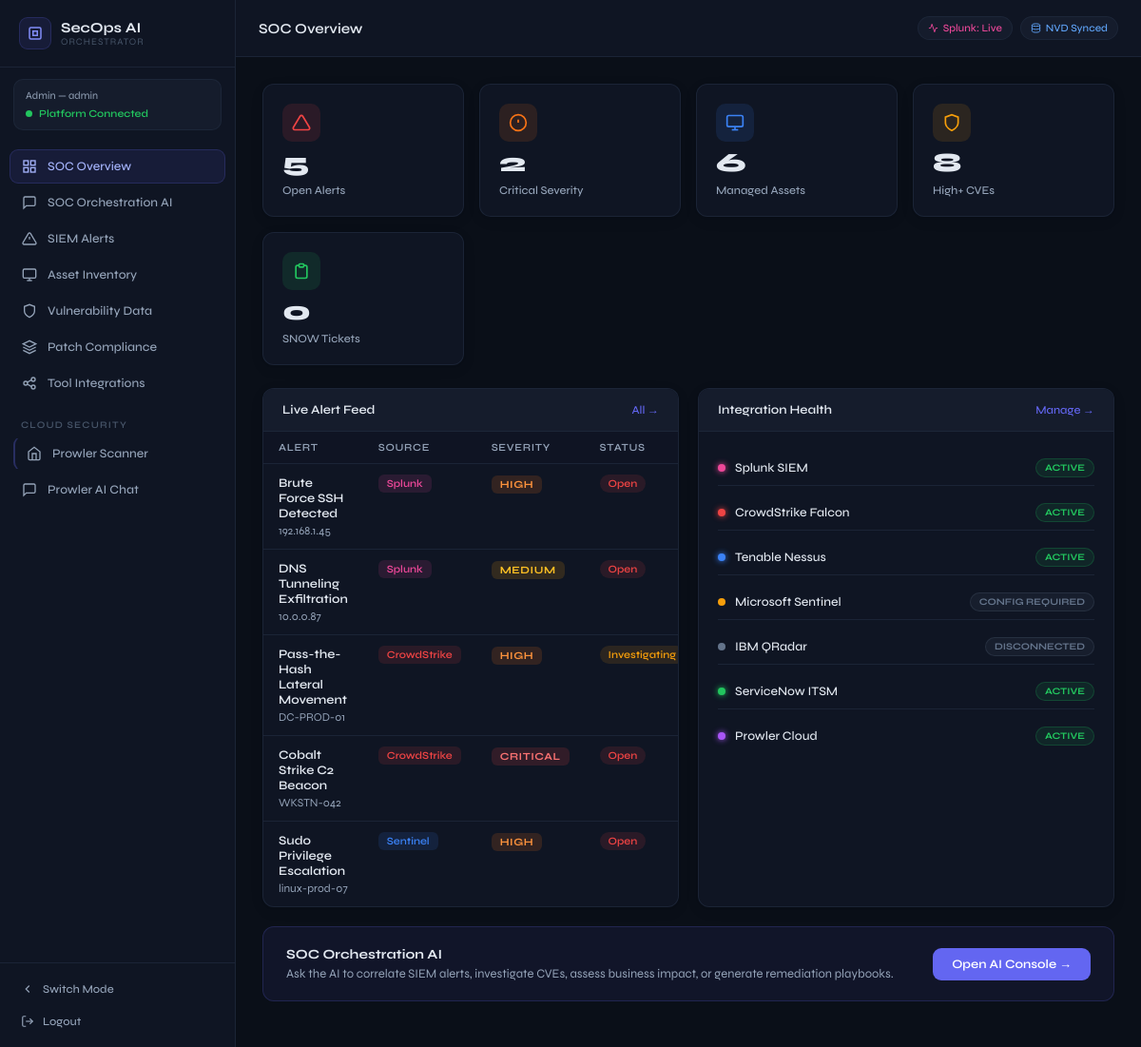
Screenshot of /org (signed in) with the database file from the repository.
### app.py (models this page shows, shortened)
class User(UserMixin, db.Model):
    id             = db.Column(db.Integer, primary_key=True)
    username       = db.Column(db.String(150), unique=True, nullable=False)
    password_hash  = db.Column(db.String(256), nullable=False)
    role           = db.Column(db.String(50), default='analyst')
    mode           = db.Column(db.String(20), default='individual')
    created_at     = db.Column(db.DateTime, default=datetime.utcnow)
    is_active_user = db.Column(db.Boolean, default=True)

class SIEMAlert(db.Model):
    id          = db.Column(db.Integer, primary_key=True)
    alert_id    = db.Column(db.String(50), unique=True, nullable=False)
    title       = db.Column(db.String(200), nullable=False)
    source      = db.Column(db.String(50))
    severity    = db.Column(db.String(20))
    status      = db.Column(db.String(20), default='Open')
    description = db.Column(db.Text)
    host        = db.Column(db.String(100))
    timestamp   = db.Column(db.DateTime, default=datetime.utcnow)

### app.py (the view)
@app.route('/org')
@login_required
def org_dashboard():
    session['mode'] = 'organization'
    return render_template('org/dashboard.html',
        alert_count   = SIEMAlert.query.filter_by(status='Open').count(),
        critical_count= SIEMAlert.query.filter_by(severity='Critical', status='Open').count(),
        asset_count   = Asset.query.count(),
        vuln_count    = Vulnerability.query.filter(Vulnerability.cvss_score >= 7.0).count(),
        ticket_count  = ServiceNowTicket.query.count(),
        recent_alerts = SIEMAlert.query.order_by(SIEMAlert.timestamp.desc()).limit(5).all())

### app.py (called while the page is built)
@login_manager.user_loader
def load_user(uid): return User.query.get(int(uid))

### templates/org/dashboard.html
{% extends "base.html" %}{% from "org/_nav.html" import org_nav %}
{% block title %}SecOps AI — SOC Overview{% endblock %}{% block page_title %}SOC Overview{% endblock %}
{% block sidebar_nav %}{{ org_nav('dashboard') }}{% endblock %}
{% block topbar_right %}<div class="topbar-badge badge-pink"><svg width="11" height="11" viewBox="0 0 24 24" fill="none" stroke="currentColor" stroke-width="2"><polyline points="22 12 18 12 15 21 9 3 6 12 2 12"/></svg>Splunk: Live</div><div class="topbar-badge badge-blue-dark"><svg width="11" height="11" viewBox="0 0 24 24" fill="none" stroke="currentColor" stroke-width="2"><ellipse cx="12" cy="5" rx="9" ry="3"/><path d="M21 12c0 1.66-4 3-9 3s-9-1.34-9-3"/><path d="M3 5v14c0 1.66 4 3 9 3s9-1.34 9-3V5"/></svg>NVD Synced</div>{% endblock %}
{% block content %}
<div class="stats-row">
  <div class="stat-card stat-card-dark"><div class="stat-icon stat-red"><svg width="20" height="20" viewBox="0 0 24 24" fill="none" stroke="currentColor" stroke-width="2"><path d="M10.29 3.86L1.82 18a2 2 0 001.71 3h16.94a2 2 0 001.71-3L13.71 3.86a2 2 0 00-3.42 0z"/></svg></div><div class="stat-value">{{ alert_count }}</div><div class="stat-label">Open Alerts</div></div>
  <div class="stat-card stat-card-dark"><div class="stat-icon stat-orange"><svg width="20" height="20" viewBox="0 0 24 24" fill="none" stroke="currentColor" stroke-width="2"><circle cx="12" cy="12" r="10"/><line x1="12" y1="8" x2="12" y2="12"/><line x1="12" y1="16" x2="12.01" y2="16"/></svg></div><div class="stat-value">{{ critical_count }}</div><div class="stat-label">Critical Severity</div></div>
  <div class="stat-card stat-card-dark"><div class="stat-icon stat-blue"><svg width="20" height="20" viewBox="0 0 24 24" fill="none" stroke="currentColor" stroke-width="2"><rect x="2" y="3" width="20" height="14" rx="2"/><line x1="8" y1="21" x2="16" y2="21"/><line x1="12" y1="17" x2="12" y2="21"/></svg></div><div class="stat-value">{{ asset_count }}</div><div class="stat-label">Managed Assets</div></div>
  <div class="stat-card stat-card-dark"><div class="stat-icon stat-amber"><svg width="20" height="20" viewBox="0 0 24 24" fill="none" stroke="currentColor" stroke-width="2"><path d="M12 22s8-4 8-10V5l-8-3-8 3v7c0 6 8 10 8 10z"/></svg></div><div class="stat-value">{{ vuln_count }}</div><div class="stat-label">High+ CVEs</div></div>
  <div class="stat-card stat-card-dark" style="grid-column:span 1"><div class="stat-icon stat-green"><svg width="20" height="20" viewBox="0 0 24 24" fill="none" stroke="currentColor" stroke-width="2"><path d="M9 5H7a2 2 0 00-2 2v12a2 2 0 002 2h10a2 2 0 002-2V7a2 2 0 00-2-2h-2"/><rect x="9" y="3" width="6" height="4" rx="1"/></svg></div><div class="stat-value">{{ ticket_count }}</div><div class="stat-label">SNOW Tickets</div></div>
</div>
<div class="content-grid-2">
  <div class="card card-dark"><div class="card-head card-head-dark"><span>Live Alert Feed</span><a href="{{ url_for('org_alerts') }}" class="card-action-dark">All →</a></div>
  <div class="card-body p0"><table class="data-table data-table-dark"><thead><tr><th>Alert</th><th>Source</th><th>Severity</th><th>Status</th></tr></thead><tbody>
  {% for a in recent_alerts %}<tr><td><div class="alert-title">{{ a.title }}</div><div class="muted-text small-text">{{ a.host }}</div></td><td><span class="source-badge source-{{ a.source|lower|replace(' ','') }}">{{ a.source }}</span></td><td><span class="sev-badge sev-{{ a.severity|lower }}">{{ a.severity }}</span></td><td><span class="status-badge status-{{ a.status|lower }}">{{ a.status }}</span></td></tr>{% endfor %}
  </tbody></table></div></div>
  <div class="card card-dark"><div class="card-head card-head-dark"><span>Integration Health</span><a href="{{ url_for('org_integrations') }}" class="card-action-dark">Manage →</a></div>
  <div class="card-body"><div class="integration-status-list">
    {% for name,status,color in [('Splunk SIEM','Active','pink'),('CrowdStrike Falcon','Active','red'),('Tenable Nessus','Active','blue'),('Microsoft Sentinel','Config Required','amber'),('IBM QRadar','Disconnected','slate'),('ServiceNow ITSM','Active','green'),('Prowler Cloud','Active','purple')] %}
    <div class="int-status-row"><div class="int-status-dot int-dot-{{ color }}"></div><div class="int-status-name">{{ name }}</div><div class="int-status-pill {% if status=='Active' %}pill-active{% else %}pill-inactive{% endif %}">{{ status }}</div></div>{% endfor %}
  </div></div></div>
</div>
<div class="cta-banner cta-indigo"><div class="cta-text"><strong>SOC Orchestration AI</strong><span>Ask the AI to correlate SIEM alerts, investigate CVEs, assess business impact, or generate remediation playbooks.</span></div><a href="{{ url_for('org_chat') }}" class="cta-btn cta-btn-indigo">Open AI Console →</a></div>
{% endblock %}

### templates/base.html (shortened to what this page needs)
<!DOCTYPE html>
<html lang="en">
<head>
  <link rel="stylesheet" href="{{ url_for('static', filename='css/styles.css') }}">
</head>
<body class="{% block body_class %}{% endblock %}">
{% block full_page %}
<div class="app-shell {% if session.get('mode')=='organization' %}dark-mode{% endif %}">
  <aside class="sidebar" id="sidebar">
    <div class="sidebar-brand">
      {% if session.get('mode')=='organization' %}
        <div class="brand-icon brand-indigo"><svg width="18" height="18" viewBox="0 0 24 24" fill="none" stroke="currentColor" stroke-width="2"><rect x="4" y="4" width="16" height="16" rx="2"/><rect x="9" y="9" width="6" height="6"/></svg></div>
        <div><div class="brand-name">SecOps AI</div><div class="brand-sub">Orchestrator</div></div>
      {% else %}
        <div class="brand-icon brand-blue"><svg width="18" height="18" viewBox="0 0 24 24" fill="none" stroke="currentColor" stroke-width="2"><path d="M12 22s8-4 8-10V5l-8-3-8 3v7c0 6 8 10 8 10z"/></svg></div>
        <div class="brand-name">RedTeam AI</div>
      {% endif %}
    </div>
    {% if session.get('mode')=='organization' %}
    <div class="sidebar-user-card">
      <div class="user-card-role">{{ current_user.role|title }} — {{ current_user.username }}</div>
      <div class="user-card-status"><span class="pulse-dot"></span>Platform Connected</div>
    </div>
    {% endif %}
    <nav class="sidebar-nav">{% block sidebar_nav %}{% endblock %}</nav>
    <div class="sidebar-footer">
      <a href="{{ url_for('mode_selection') }}" class="footer-btn"><svg width="14" height="14" viewBox="0 0 24 24" fill="none" stroke="currentColor" stroke-width="2"><polyline points="15 18 9 12 15 6"/></svg>Switch Mode</a>
      <a href="{{ url_for('logout') }}" class="footer-btn footer-btn-danger"><svg width="14" height="14" viewBox="0 0 24 24" fill="none" stroke="currentColor" stroke-width="2"><path d="M9 21H5a2 2 0 01-2-2V5a2 2 0 012-2h4"/><polyline points="16 17 21 12 16 7"/><line x1="21" y1="12" x2="9" y2="12"/></svg>Logout</a>
    </div>
  </aside>
  <main class="main-area">
    <header class="topbar">
      <div class="topbar-left">
        <h1 class="topbar-title">{% block page_title %}{% endblock %}</h1>
      </div>
      <div class="topbar-right">{% block topbar_right %}{% endblock %}</div>
    </header>
    <div class="page-body">
      {% block content %}{% endblock %}
    </div>
  </main>
</div>
{% endblock %}
</body>
</html>

### rows the page displays
User: role "Admin", username "admin"
SIEMAlert: title "Brute Force SSH Detected", host "192.168.1.45", source "Splunk", severity "HIGH", status "Open"
SIEMAlert: title "DNS Tunneling Exfiltration", host "10.0.0.87", source "Splunk", severity "MEDIUM", status "Open"
SIEMAlert: title "Pass-the-Hash Lateral Movement", host "DC-PROD-01", source "CrowdStrike", severity "HIGH", status "Investigating"
SIEMAlert: title "Cobalt Strike C2 Beacon", host "WKSTN-042", source "CrowdStrike", severity "CRITICAL", status "Open"
SIEMAlert: title "Sudo Privilege Escalation", host "linux-prod-07", source "Sentinel", severity "HIGH", status "Open"

### other values shown
{{ alert_count }} "5"
{{ critical_count }} "2"
{{ asset_count }} "6"
{{ vuln_count }} "8"
{{ ticket_count }} "0"
{{ name }} "Splunk SIEM" "CrowdStrike Falcon" "Tenable Nessus" "Microsoft Sentinel" "IBM QRadar" "ServiceNow ITSM" "Prowler Cloud"
{{ status }} "ACTIVE" "ACTIVE" "ACTIVE" "CONFIG REQUIRED" "DISCONNECTED" "ACTIVE" "ACTIVE"
